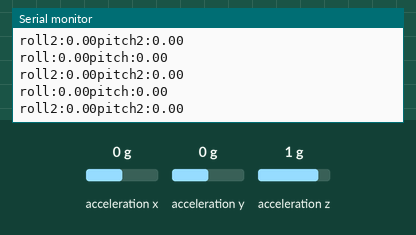
The sketch below on a simulated Arduino Uno, built with avr-gcc and run on an emulated ATmega328P. Parts: the last lines printed to the serial monitor. Wiring (inferred from the names in the program): ADXL345 accelerometer at I2C address 0x53. Inputs (shaded band) come from the test bench; at power-on: acceleration x 0 g, acceleration y 0 g, acceleration z 1 g.

Above: at 1.2 s.
1.3 s: acceleration x set to -1.4 g
At 1.84 s:
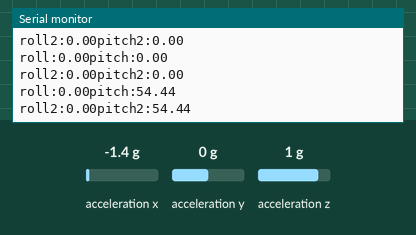
2.8 s: acceleration y set to -1.4 g
At 2.84 s:
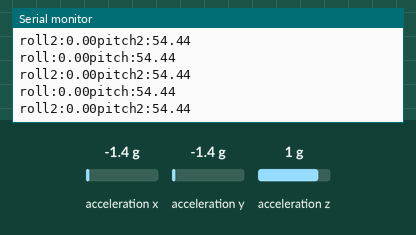
4.3 s: acceleration z set to -1.4 g
At 4.36 s:
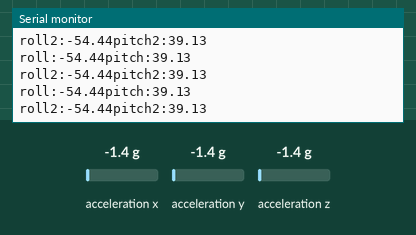
Timing chart, 0 to 7.3 s (numbered marks = the images above; inputs shaded):
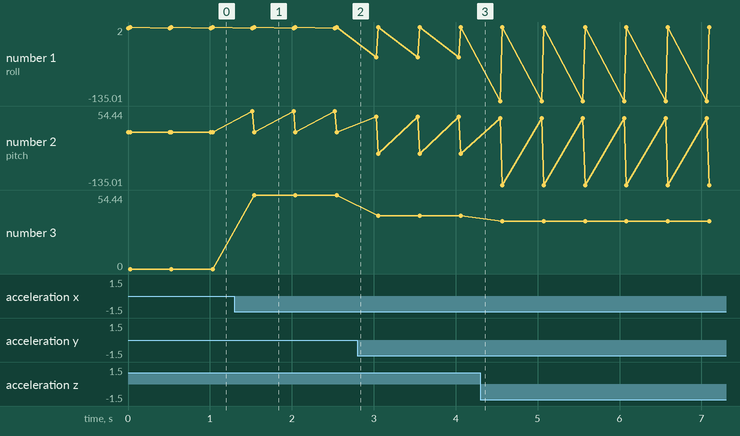

The sketch:

accelerater.ino
```cpp
// (licence header left out)
#include <Wire.h>
#include <String.h>

#define DEVICE (0x53)      //ADXL345 device address
#define TO_READ (6)        //num of bytes we are going to read each time (two bytes for each axis)
#define TO_SEND 42

const char STARTSIGN = 0xa5;
const char ENDSIGN = 0x5a;

const float STATE = 6;
const float AXIS = 0;
float RX;
float RY;
float RZ;
float RH;
const float ISGRAB = 0;
const float STARTVE = 0;
float ENDVE;
const float MAXVE = 0;

byte buff[TO_READ] ;        //6 bytes buffer for saving data read from the device
byte buff2[TO_READ] ;        //6 bytes buffer for saving data read from the device
char str[512];              //string buffer to transform data before sending it to the serial port
int regAddress = 0x32;      //first axis-acceleration-data register on the ADXL345
int x, y, z;                //three axis acceleration data
int x2, y2, z2;
float roll = 0.00, pitch = 0.00;   //Roll & Pitch are the angles which rotate by the axis X and y
float roll2 = 0.00, pitch2 = 0.00;
//in the sequence of R(x-y-z).

unsigned char sendBuff[TO_SEND] = {0};

// typedef to change double to bytes for our further ROS information transmission.
union floatData{
  float num;
  unsigned char data[4];
}command_data1,command_data2,command_data3,command_data4,command_data5,command_data6,command_data7,command_data8,command_data9,command_data10;   // double to bytes union =_=

void setup() {
  Wire.begin();         // join i2c bus (address optional for master)
  Serial.begin(9600);  // start serial for output
//  pinMode(4,OUTPUT);
//  pinMode(2,OUTPUT);

  //Turning on the ADXL345
  writeTo(DEVICE, 0x2D, 0);
  writeTo(DEVICE, 0x2D, 16);
  writeTo(DEVICE, 0x2D, 8);

}

//reads num bytes starting from address register on device in to buff array
void readFrom(int device, byte address, int num, byte buff[]) {
  Wire.beginTransmission(device); //start transmission to device
  Wire.write(address);        //sends address to read from
  Wire.endTransmission(); //end transmission

  Wire.beginTransmission(device); //start transmission to device
  Wire.requestFrom(device, num);    // request 6 bytes from device

  int i = 0;
  while(Wire.available())    //device may send less than requested (abnormal)
  {
    buff[i] = Wire.read(); // receive a byte
    i++;
  }
  Wire.endTransmission(); //end transmission

}

//Writes val to address register on device
void writeTo(int device, byte address, byte val) {
  Wire.beginTransmission(device); //start transmission to device
  Wire.write(address);        // send register address
  Wire.write(val);        // send value to write
  Wire.endTransmission(); //end transmission
}

//calculate the Roll&Pitch
void RP_calculate(){
  double x_Buff = float(x);
  double y_Buff = float(y);
  double z_Buff = float(z);

  double x_Buff2 = float(x2);
  double y_Buff2 = float(y2);
  double z_Buff2 = float(z2);

  roll = atan2(y_Buff , z_Buff) * 57.3;
  pitch = atan2((- x_Buff) , sqrt(y_Buff * y_Buff + z_Buff * z_Buff)) * 57.3;

  roll2 = atan2(y_Buff2 , z_Buff2) * 57.3;
  pitch2 = atan2((- x_Buff2) , sqrt(y_Buff2 * y_Buff2 + z_Buff2 * z_Buff2)) * 57.3;

  Serial.print("roll:");
  Serial.print(roll);
  Serial.print("pitch:");
  Serial.println(pitch);

  Serial.print("roll2:");
  Serial.print(roll2);
  Serial.print("pitch2:");
  Serial.println(pitch2);

}

// transform pitch/roll to ROS communication form, then send.
void motion_write() {
  RX = roll;
  RY = 0; // not finish
  RZ = pitch;
  RH = 0; // not finish

  command_data1.num = STATE;
  command_data2.num = AXIS;
  command_data3.num = RX;
  command_data4.num = RY;
  command_data5.num = RZ;
  command_data6.num = RH;
  command_data7.num = ISGRAB;
  command_data8.num = STARTVE;
  command_data9.num = ENDVE;
  command_data10.num = MAXVE;

  sendBuff[0] = STARTSIGN;
  sendBuff[41] = ENDSIGN;

  for(int i = 0;i < 4;i++) {
    sendBuff[i + 1] = command_data1.data[i];
    sendBuff[i + 5] = command_data2.data[i];
    sendBuff[i + 9] = command_data3.data[i];
    sendBuff[i + 13] = command_data4.data[i];
    sendBuff[i + 17] = command_data5.data[i];
    sendBuff[i + 21] = command_data6.data[i];
    sendBuff[i + 25] = command_data7.data[i];
    sendBuff[i + 29] = command_data8.data[i];
    sendBuff[i + 33] = command_data9.data[i];
    sendBuff[i + 37] = command_data10.data[i];
  }
}

void loop() {

  readFrom(DEVICE, regAddress, TO_READ, buff); //read the acceleration data from the ADXL345                                    //each axis reading comes in 10 bit resolution, ie 2 bytes.  Least Significat Byte first!!

                             //thus we are converting both bytes in to one int
  x = (((int)buff[1]) << 8) | buff[0];
  y = (((int)buff[3])<< 8) | buff[2];
  z = (((int)buff[5]) << 8) | buff[4];


  readFrom(DEVICE, regAddress, TO_READ, buff2);


  x2 = (((int)buff2[1]) << 8) | buff2[0];
  y2 = (((int)buff2[3])<< 8) | buff2[2];
  z2 = (((int)buff2[5]) << 8) | buff2[4];

  //we send the x y z values as a string to the serial port
  //  Serial.print("The acceleration info of x, y, z are:");
  //  sprintf(str, "%d %d %d", x, y, z);
//  Serial.print(str);
//  Serial.write(10);
  //Roll & Pitch calculate
  RP_calculate();
  motion_write();
//  Serial.print("Roll:"); Serial.println( roll );
//  Serial.print("Pitch:"); Serial.println( pitch );
//  Serial.println("");
  //It appears that delay is needed in order not to clog the port
  delay(500);
}
```

Measured:
- after the input at 1.3 s, the serial monitor: prints a new line after 0.22 s (image 1)
- plotted number 2: 0 → -54.44 after the input at 2.8 s, -54.44 → -135.01 after the input at 4.3 s
- plotted number 3: 0 → 54.44 after the input at 1.3 s, 54.44 → 39.13 after the input at 2.8 s, 39.13 → 35.27 after the input at 4.3 s
